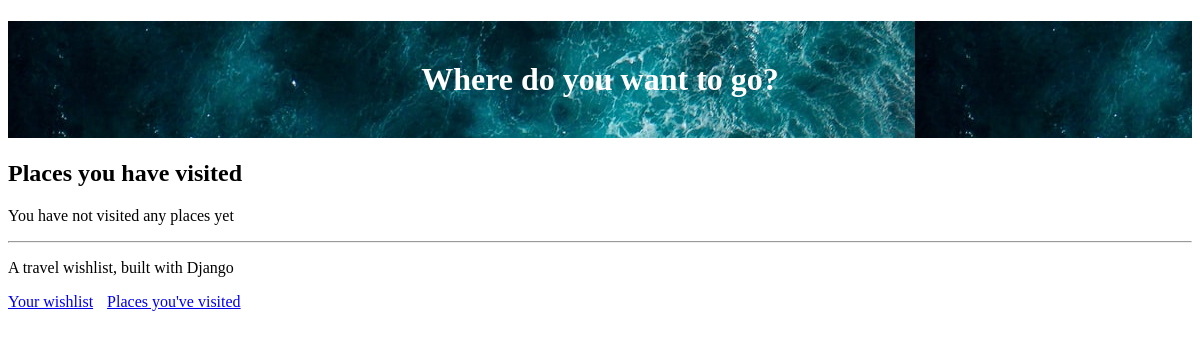
/visited (signed in), run on an earlier commit of the app's database.
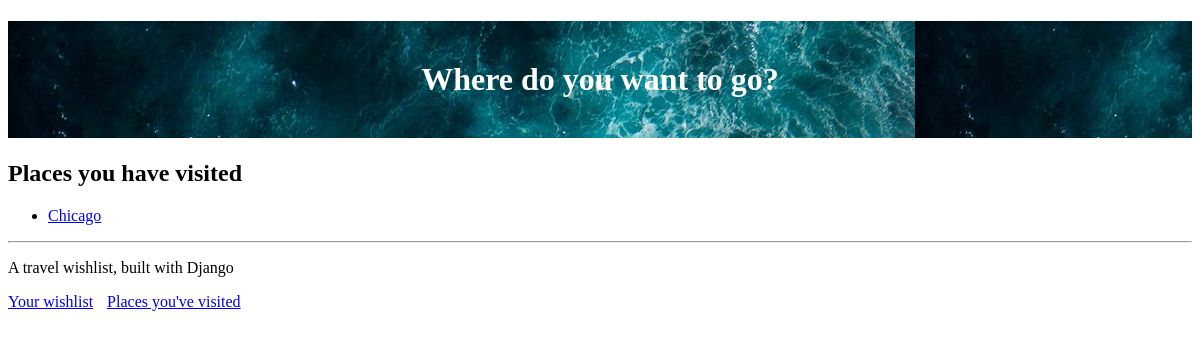
And on a later commit of the database.
### travel_wishlist/models.py (models this page shows, shortened)
class Place(models.Model):
    user = models.ForeignKey('auth.User', null=False, on_delete=models.CASCADE)
    name = models.CharField(max_length=200)
    visited = models.BooleanField(default=False)
    notes = models.TextField(blank=True, null=True)
    date_visited = models.DateField(blank=True, null=True)
    photo = models.ImageField(upload_to='user_images/', blank=True, null=True)

### travel_wishlist/views.py (the view)
# urls.py: path('visited', views.places_visited, name = 'places_visited'),
@login_required
def places_visited(request):
    visited = Place.objects.filter(visited=True)
    return render(request, 'travel_wishlist/visited.html', { 'visited': visited})

### travel_wishlist/templates/travel_wishlist/visited.html
{% extends 'travel_wishlist/base.html' %}
{% block content %}
<h2>Places you have visited</h2>
{% if visited %}
<ul>
    {% for place in visited %}
    <li>
        <a href="{% url 'place_details' place.pk %}">{{ place.name }} </a>
    </li>
    {% endfor %}
</ul>
{% else %}
<p>You have not visited any places yet</p>
{% endif %}
{% endblock %}

What changed in the data, as far as the page shows it:
added Place: name "Chicago"
Also different on the page:
text no longer shown: "You have not visited any places yet"
